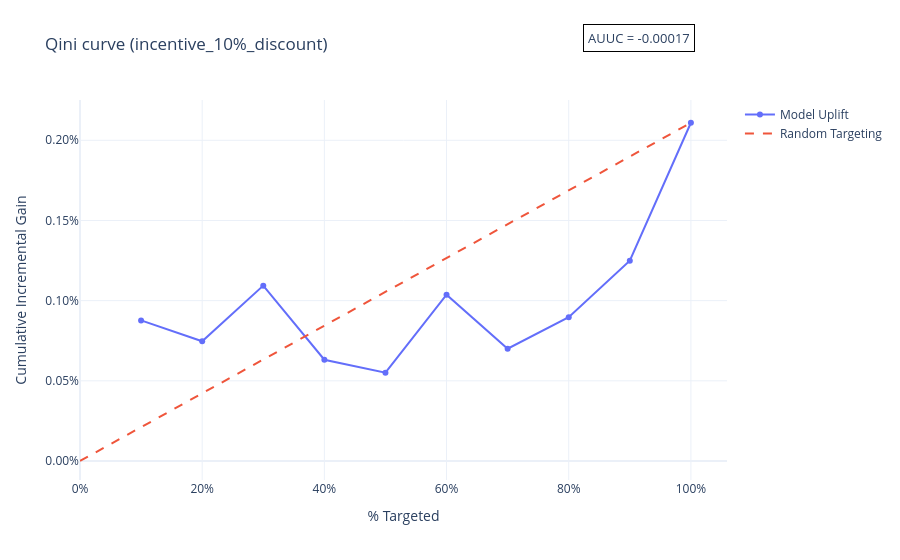
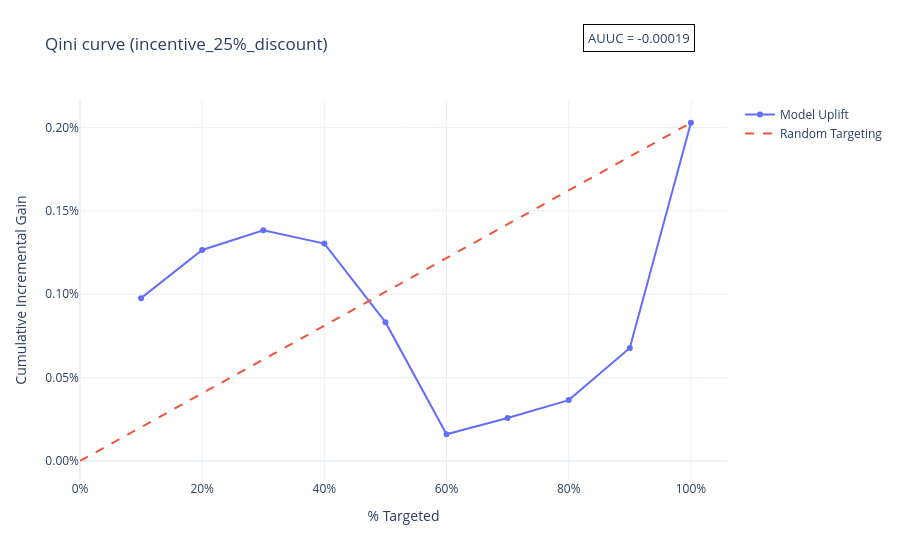
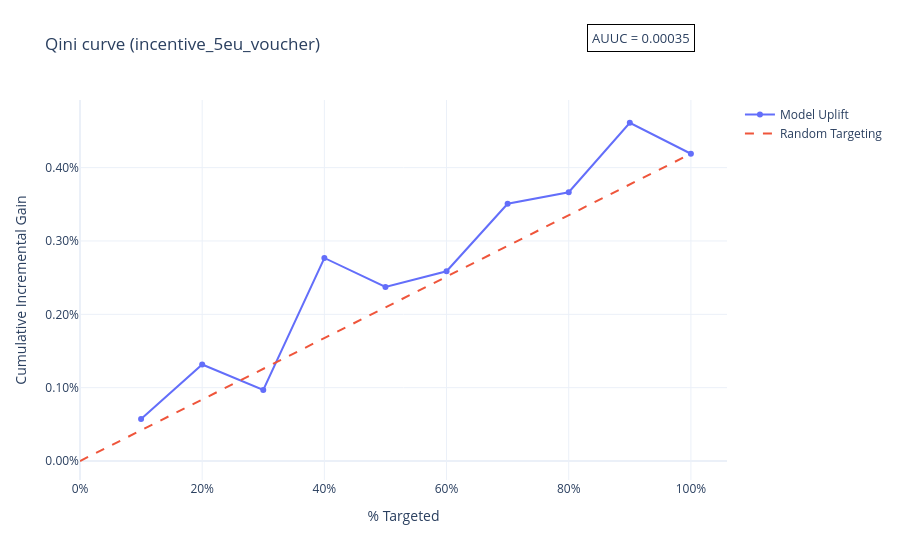
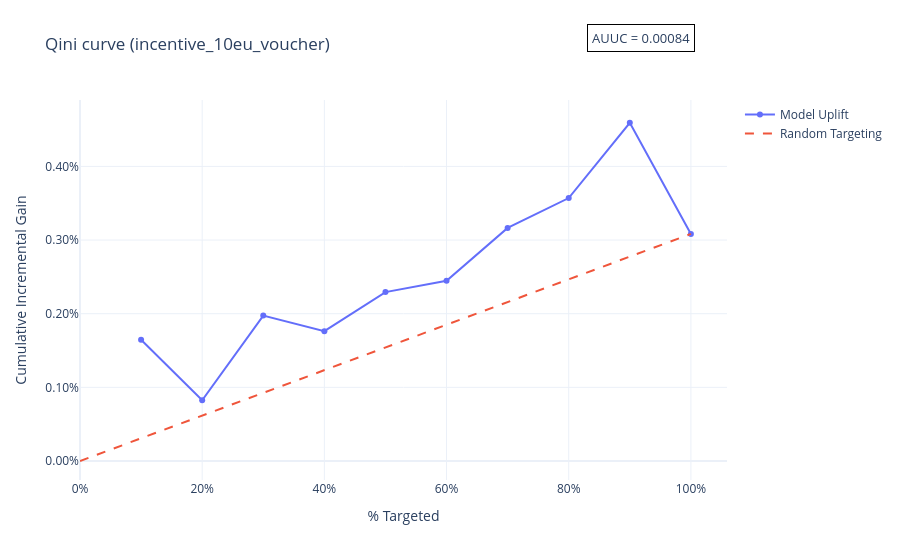

Write notebook code for charts like these, in order.
### Code cell
pio.renderers.default = "jupyterlab"
out_dir = Path("Output/Output_qini_curves")
out_dir.mkdir(parents=True, exist_ok=True)

for k, qini_k in qini_bins.groupby("incentive_k", sort=False):
    fig = plot_incremental_response_rate(qini_k)

    incentive = f"incentive_{k}"
    fig.update_layout(
        title=f"Qini curve ({incentive})"
    )

    fig.write_html(out_dir / f"{incentive}_incremental_response_rate.html")

    fig.show()

### Figure 1 — Plotly figure (JSON) as saved in the notebook; plotly's stock layout.template omitted (floating-point values rounded to 4 significant figures)
{"data": [{"hovertemplate": "% Targeted=%{x}<br>Cumulative Incremental Gain=%{y}<extra></extra>", "legendgroup": "", "line": {"color": "#636efa", "dash": "solid"}, "marker": {"symbol": "circle"}, "mode": "lines+markers", "name": "Model Uplift", "orientation": "v", "showlegend": true, "type": "scatter", "x": [0.1, 0.2, 0.3, 0.4, 0.5, 0.6, 0.7, 0.8, 0.9, 1.0], "xaxis": "x", "y": [0.0008767, 0.0007464, 0.001094, 0.0006315, 0.0005508, 0.001037, 0.0006999, 0.0008967, 0.001249, 0.002109], "yaxis": "y"}, {"line": {"dash": "dash"}, "mode": "lines", "name": "Random Targeting", "type": "scatter", "x": [0, 1], "y": [0, 0.002109]}], "layout": {"annotations": [{"bgcolor": "white", "bordercolor": "black", "borderpad": 4, "borderwidth": 1, "font": {"size": 13}, "showarrow": false, "text": "AUUC = -0.00017", "x": 0.95, "xref": "paper", "y": 1.2, "yref": "paper"}], "legend": {"title": {"text": ""}, "tracegroupgap": 0}, "title": {"text": "Qini curve (incentive_10%_discount)"}, "xaxis": {"anchor": "y", "domain": [0, 1], "tickformat": ".0%", "title": {"text": "% Targeted"}}, "yaxis": {"anchor": "x", "domain": [0, 1], "tickformat": ".2%", "title": {"text": "Cumulative Incremental Gain"}}}}

### Figure 2 — Plotly figure (JSON) as saved in the notebook; plotly's stock layout.template omitted (floating-point values rounded to 4 significant figures)
{"data": [{"hovertemplate": "% Targeted=%{x}<br>Cumulative Incremental Gain=%{y}<extra></extra>", "legendgroup": "", "line": {"color": "#636efa", "dash": "solid"}, "marker": {"symbol": "circle"}, "mode": "lines+markers", "name": "Model Uplift", "orientation": "v", "showlegend": true, "type": "scatter", "x": [0.1, 0.2, 0.3, 0.4, 0.5, 0.6, 0.7, 0.8, 0.9, 1.0], "xaxis": "x", "y": [0.0009765, 0.001265, 0.001384, 0.001303, 0.0008326, 0.00016, 0.0002575, 0.0003652, 0.000678, 0.002028], "yaxis": "y"}, {"line": {"dash": "dash"}, "mode": "lines", "name": "Random Targeting", "type": "scatter", "x": [0, 1], "y": [0, 0.002028]}], "layout": {"annotations": [{"bgcolor": "white", "bordercolor": "black", "borderpad": 4, "borderwidth": 1, "font": {"size": 13}, "showarrow": false, "text": "AUUC = -0.00019", "x": 0.95, "xref": "paper", "y": 1.2, "yref": "paper"}], "legend": {"title": {"text": ""}, "tracegroupgap": 0}, "title": {"text": "Qini curve (incentive_25%_discount)"}, "xaxis": {"anchor": "y", "domain": [0, 1], "tickformat": ".0%", "title": {"text": "% Targeted"}}, "yaxis": {"anchor": "x", "domain": [0, 1], "tickformat": ".2%", "title": {"text": "Cumulative Incremental Gain"}}}}

### Figure 3 — Plotly figure (JSON) as saved in the notebook; plotly's stock layout.template omitted (floating-point values rounded to 4 significant figures)
{"data": [{"hovertemplate": "% Targeted=%{x}<br>Cumulative Incremental Gain=%{y}<extra></extra>", "legendgroup": "", "line": {"color": "#636efa", "dash": "solid"}, "marker": {"symbol": "circle"}, "mode": "lines+markers", "name": "Model Uplift", "orientation": "v", "showlegend": true, "type": "scatter", "x": [0.1, 0.2, 0.3, 0.4, 0.5, 0.6, 0.7, 0.8, 0.9, 1.0], "xaxis": "x", "y": [0.000571, 0.001316, 0.0009682, 0.002768, 0.002372, 0.002587, 0.003508, 0.003664, 0.004612, 0.00419], "yaxis": "y"}, {"line": {"dash": "dash"}, "mode": "lines", "name": "Random Targeting", "type": "scatter", "x": [0, 1], "y": [0, 0.00419]}], "layout": {"annotations": [{"bgcolor": "white", "bordercolor": "black", "borderpad": 4, "borderwidth": 1, "font": {"size": 13}, "showarrow": false, "text": "AUUC = 0.00035", "x": 0.95, "xref": "paper", "y": 1.2, "yref": "paper"}], "legend": {"title": {"text": ""}, "tracegroupgap": 0}, "title": {"text": "Qini curve (incentive_5eu_voucher)"}, "xaxis": {"anchor": "y", "domain": [0, 1], "tickformat": ".0%", "title": {"text": "% Targeted"}}, "yaxis": {"anchor": "x", "domain": [0, 1], "tickformat": ".2%", "title": {"text": "Cumulative Incremental Gain"}}}}

### Figure 4 — Plotly figure (JSON) as saved in the notebook; plotly's stock layout.template omitted (floating-point values rounded to 4 significant figures)
{"data": [{"hovertemplate": "% Targeted=%{x}<br>Cumulative Incremental Gain=%{y}<extra></extra>", "legendgroup": "", "line": {"color": "#636efa", "dash": "solid"}, "marker": {"symbol": "circle"}, "mode": "lines+markers", "name": "Model Uplift", "orientation": "v", "showlegend": true, "type": "scatter", "x": [0.1, 0.2, 0.3, 0.4, 0.5, 0.6, 0.7, 0.8, 0.9, 1.0], "xaxis": "x", "y": [0.001647, 0.0008238, 0.001975, 0.001762, 0.002293, 0.002447, 0.003164, 0.00357, 0.004592, 0.003083], "yaxis": "y"}, {"line": {"dash": "dash"}, "mode": "lines", "name": "Random Targeting", "type": "scatter", "x": [0, 1], "y": [0, 0.003083]}], "layout": {"annotations": [{"bgcolor": "white", "bordercolor": "black", "borderpad": 4, "borderwidth": 1, "font": {"size": 13}, "showarrow": false, "text": "AUUC = 0.00084", "x": 0.95, "xref": "paper", "y": 1.2, "yref": "paper"}], "legend": {"title": {"text": ""}, "tracegroupgap": 0}, "title": {"text": "Qini curve (incentive_10eu_voucher)"}, "xaxis": {"anchor": "y", "domain": [0, 1], "tickformat": ".0%", "title": {"text": "% Targeted"}}, "yaxis": {"anchor": "x", "domain": [0, 1], "tickformat": ".2%", "title": {"text": "Cumulative Incremental Gain"}}}}
